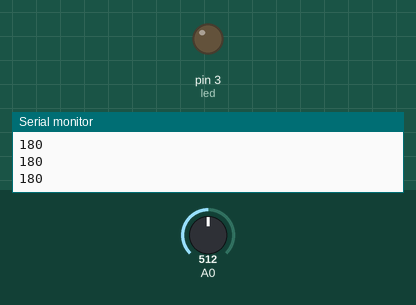
This sketch was run on a simulated Arduino Uno, built with avr-gcc and run on an emulated ATmega328P. Parts: output pins drawn as LEDs (lit = HIGH), the last lines printed to the serial monitor. The inputs (shaded band) are chosen by the test bench; at power-on: A0 = 512.

Above: at 1.2 s.
1.3 s: A0 set to 596
2.8 s: A0 set to 619
At 3.3 s:
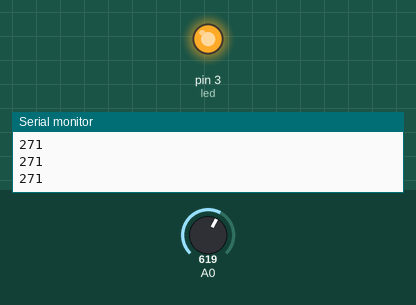
4.3 s: A0 set to 511
At 5.5 s:
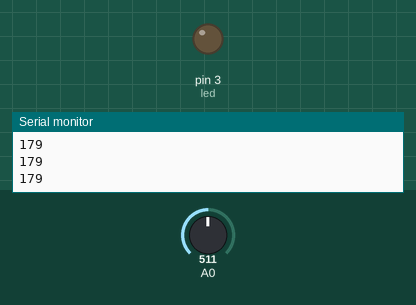
5.8 s: A0 set to 716
At 6.8 s:
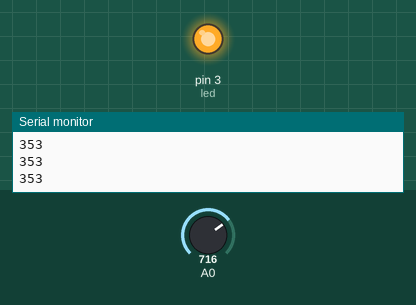
Timing chart, 0 to 8.3 s (numbered marks = the images above; inputs shaded):
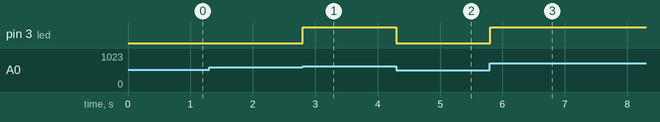

Measured:
- the behaviour switches between 610 and 611 on A0 (found by bisection; images 0 and 1)
- after the input at 2.8 s, pin 3 (led): LOW → HIGH at once
- after the input at 4.3 s, pin 3 (led): HIGH → LOW at once
- after the input at 5.8 s, pin 3 (led): LOW → HIGH at once

The sketch:

LEDPWMThermistor.ino
```cpp
 int led = 3; // Digital pin 3

// May need to modify these values
long low = 300; // Roughtly room temp
long hi = 600; // Roughtly body temp

void setup() {
  Serial.begin(9600); // Turn serial monitor on
  pinMode(led, OUTPUT); // Make pin 3 an output
}

void loop() {
  int value = analogRead(0);

  // Map thermistor input to a value between 0 and 255
  value = map(value, low, hi, 0, 255);
  if (value <= 263) {
    digitalWrite(led, LOW);
  } else
    digitalWrite(led, HIGH);

//  analogWrite(led, value); // Set brightness of LED
  Serial.println(value);
}
```
